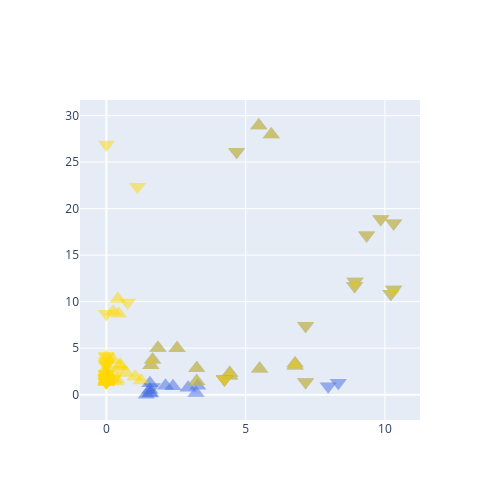

The code cell stored with this chart in its notebook:
### Code cell
# import plotly.express as px
# import plotly.graph_objects as go
# # fig, ax = plt.subplots(figsize=(2,2))
# alpha = 0.5
# fig1 = px.scatter(pos_enrichr[pos_enrichr.issig_idiv == True], x = '-log10(Adjusted P-value)_idiv', y = '-log10(Adjusted P-value)_tdiv', 
#                 opacity = alpha,  hover_data=['Term', 'nGenesTerm_idiv'],color_discrete_sequence=[c_i], width = 500 , height=500).update_traces(marker_symbol="triangle-up")

# fig2 = px.scatter(pos_enrichr[pos_enrichr.issig_tdiv == True], x = '-log10(Adjusted P-value)_idiv', y = '-log10(Adjusted P-value)_tdiv', 
#                 opacity = alpha,  hover_data=['Term', 'nGenesTerm_tdiv'], color_discrete_sequence=[c_t],
#                 width = 500 , height=500).update_traces(marker_symbol="triangle-up")

# fig3 = px.scatter(neg_enrichr[neg_enrichr.issig_idiv == True], x = '-log10(Adjusted P-value)_idiv', y = '-log10(Adjusted P-value)_tdiv', 
#                 opacity = alpha,  hover_data=['Term', 'nGenesTerm_idiv'], color_discrete_sequence=[c_i], 
#                 width = 500 , height=500).update_traces(marker_symbol="triangle-down")


# fig4 = px.scatter(neg_enrichr[neg_enrichr.issig_tdiv == True], x = '-log10(Adjusted P-value)_idiv', y = '-log10(Adjusted P-value)_tdiv', 
#                 opacity = alpha,  hover_data=['Term', 'nGenesTerm_tdiv'], color_discrete_sequence=[c_t],
#                 width = 500 , height=500).update_traces(marker_symbol="triangle-down")


# go.Figure(data=fig1.data + fig2.data + fig3.data + fig4.data).update_layout(width=500, height=500).update_traces(marker=dict(size=15))

### Figure 1 — Plotly figure (JSON) as saved in the notebook; plotly's stock layout.template omitted (floating-point values rounded to 4 significant figures)
{"data": [{"customdata": [["Chromatin Organization (GO:0006325)", 32], ["Chromatin Remodeling (GO:0006338)", 30], ["DNA Damage Response (GO:0006974)", 29], ["Double-Strand Break Repair (GO:0006302)", 15], ["Heterochromatin Formation (GO:0031507)", 10], ["Negative Regulation of DNA-templated Transcription (GO:0045892)", 46], ["Negative Regulation of Gene Expression (GO:0010629)", 23], ["Positive Regulation of DNA Repair (GO:0045739)", 10], ["Positive Regulation of DNA-templated Transcription (GO:0045893)", 72], ["Positive Regulation of Transcription by RNA Polymerase II (GO:0045944)", 53], ["Protein Ubiquitination (GO:0016567)", 25], ["RNA Export From Nucleus (GO:0006405)", 11], ["RNA Processing (GO:0006396)", 20], ["RNA Splicing (GO:0008380)", 10], ["RNA Splicing, via Transesterification Reactions With Bulged Adenosine as Nucleophile (GO:0000377)", 16], ["Regulation of DNA-templated Transcription (GO:0006355)", 103], ["Regulation of Gene Expression (GO:0010468)", 62], ["Regulation of RNA Biosynthetic Process (GO:2001141)", 28], ["Regulation of RNA Splicing (GO:0043484)", 11], ["Regulation of Transcription by RNA Polymerase II (GO:0006357)", 107], ["mRNA Metabolic Process (GO:0016071)", 13], ["mRNA Processing (GO:0006397)", 23], ["mRNA Splicing, via Spliceosome (GO:0000398)", 20]], "hovertemplate": "-log10(Adjusted P-value)_idiv=%{x}<br>-log10(Adjusted P-value)_tdiv=%{y}<br>Term=%{customdata[0]}<br>nGenesTerm_idiv=%{customdata[1]}<extra></extra>", "legendgroup": "", "marker": {"color": "royalblue", "opacity": 0.5, "size": 15, "symbol": "triangle-up"}, "mode": "markers", "name": "", "orientation": "v", "showlegend": false, "type": "scatter", "x": [6.775, 6.775, 2.538, 1.598, 3.283, 1.659, 1.562, 1.434, 5.501, 3.245, 2.123, 3.218, 1.562, 1.562, 2.389, 5.472, 4.428, 1.851, 1.585, 5.92, 2.935, 4.428, 3.243], "xaxis": "x", "y": [3.354, 3.102, 4.992, 3.156, 0.964, 3.738, 0.5111, 1.877e-06, 2.782, 2.843, 0.9625, 0.1716, 1.225, 0.1322, 0.9129, 28.94, 2.324, 5.024, 0.2035, 27.96, 0.7296, 2.038, 1.432], "yaxis": "y"}, {"customdata": [["Chromatin Organization (GO:0006325)", 67], ["Chromatin Remodeling (GO:0006338)", 60], ["Cilium Assembly (GO:0060271)", 69], ["Cilium Organization (GO:0044782)", 69], ["DNA Damage Response (GO:0006974)", 95], ["DNA Metabolic Process (GO:0006259)", 65], ["DNA Repair (GO:0006281)", 66], ["DNA-templated DNA Replication Maintenance of Fidelity (GO:0045005)", 15], ["Double-Strand Break Repair (GO:0006302)", 46], ["Double-Strand Break Repair via Homologous Recombination (GO:0000724)", 31], ["Double-Strand Break Repair via Nonhomologous End Joining (GO:0006303)", 16], ["Epigenetic Regulation of Gene Expression (GO:0040029)", 18], ["Glycerophospholipid Biosynthetic Process (GO:0046474)", 28], ["Negative Regulation of DNA-templated Transcription (GO:0045892)", 168], ["Negative Regulation of Gene Expression, Epigenetic (GO:0045814)", 30], ["Negative Regulation of Smoothened Signaling Pathway (GO:0045879)", 10], ["Negative Regulation of Telomere Maintenance via Telomere Lengthening (GO:1904357)", 11], ["Negative Regulation of Transcription by RNA Polymerase II (GO:0000122)", 125], ["Non-Motile Cilium Assembly (GO:1905515)", 13], ["Organelle Assembly (GO:0070925)", 74], ["Phosphatidylinositol Dephosphorylation (GO:0046856)", 10], ["Phosphatidylinositol Metabolic Process (GO:0046488)", 21], ["Phosphorylation (GO:0016310)", 61], ["Plasma Membrane Bounded Cell Projection Assembly (GO:0120031)", 75], ["Positive Regulation of DNA-templated Transcription (GO:0045893)", 206], ["Positive Regulation of Transcription by RNA Polymerase II (GO:0045944)", 165], ["Protein Localization to Chromosome (GO:0034502)", 15], ["Protein Phosphorylation (GO:0006468)", 74], ["Protein Sumoylation (GO:0016925)", 15], ["RNA Biosynthetic Process (GO:0032774)", 32], ["Recombinational Repair (GO:0000725)", 27], ["Regulation of DNA-templated Transcription (GO:0006355)", 438], ["Regulation of Gene Expression (GO:0010468)", 180], ["Regulation of RNA Biosynthetic Process (GO:2001141)", 99], ["Regulation of Smoothened Signaling Pathway (GO:0008589)", 19], ["Regulation of Transcription by RNA Polymerase II (GO:0006357)", 442], ["Regulatory ncRNA-mediated Gene Silencing (GO:0031047)", 14], ["Regulatory ncRNA-mediated Post-Transcriptional Gene Silencing (GO:0035194)", 12], ["mRNA Processing (GO:0006397)", 49], ["mRNA Splicing, via Spliceosome (GO:0000398)", 44], ["mRNA Transcription (GO:0009299)", 15], ["mRNA Transcription by RNA Polymerase II (GO:0042789)", 14], ["miRNA-mediated Post-Transcriptional Gene Silencing (GO:0035195)", 12]], "hovertemplate": "-log10(Adjusted P-value)_idiv=%{x}<br>-log10(Adjusted P-value)_tdiv=%{y}<br>Term=%{customdata[0]}<br>nGenesTerm_tdiv=%{customdata[1]}<extra></extra>", "legendgroup": "", "marker": {"color": "gold", "opacity": 0.5, "size": 15, "symbol": "triangle-up"}, "mode": "markers", "name": "", "orientation": "v", "showlegend": false, "type": "scatter", "x": [6.775, 6.775, 0.2424, 0.4125, 2.538, 0.7181, 0.4936, 0.0, 1.598, 1.033, 0.0, 0.0, 0.0, 1.659, 0.0, 0.0, 0.0, 0.4936, NaN, 0.2329, 0.0, 0.0, 0.324, 0.4407, 5.501, 3.245, 0.0, 0.3696, 0.0, 0.0, 1.244, 5.472, 4.428, 1.851, 0.0, 5.92, 0.0, 0.0, 4.428, 3.243, 0.0, 0.0, 0.0], "xaxis": "x", "y": [3.354, 3.102, 8.921, 10.29, 4.992, 2.324, 3.045, 1.706, 3.156, 1.925, 1.508, 1.498, 1.327, 3.738, 4.036, 1.498, 1.44, 3.226, 1.607, 3.738, 2.509, 1.979, 1.403, 8.7, 2.782, 2.843, 1.322, 1.618, 1.508, 1.508, 1.508, 28.94, 2.324, 5.024, 2.815, 27.96, 1.508, 2.324, 2.038, 1.432, 1.598, 1.706, 1.788], "yaxis": "y"}, {"customdata": [["Aerobic Electron Transport Chain (GO:0019646)", 25], ["Aerobic Respiration (GO:0009060)", 24], ["Cellular Respiration (GO:0045333)", 28], ["Mitochondrial ATP Synthesis Coupled Electron Transport (GO:0042775)", 26], ["Mitochondrial Electron Transport, NADH to Ubiquinone (GO:0006120)", 18], ["Mitochondrial Gene Expression (GO:0140053)", 28], ["Mitochondrial Respiratory Chain Complex Assembly (GO:0033108)", 24], ["Mitochondrial Respiratory Chain Complex I Assembly (GO:0032981)", 13], ["Mitochondrial Translation (GO:0032543)", 28], ["NADH Dehydrogenase Complex Assembly (GO:0010257)", 13], ["Oxidative Phosphorylation (GO:0006119)", 21], ["Protein Targeting to Mitochondrion (GO:0006626)", 13], ["Proton Motive Force-Driven ATP Synthesis (GO:0015986)", 21], ["Proton Motive Force-Driven Mitochondrial ATP Synthesis (GO:0042776)", 21], ["Translation (GO:0006412)", 38]], "hovertemplate": "-log10(Adjusted P-value)_idiv=%{x}<br>-log10(Adjusted P-value)_tdiv=%{y}<br>Term=%{customdata[0]}<br>nGenesTerm_idiv=%{customdata[1]}<extra></extra>", "legendgroup": "", "marker": {"color": "royalblue", "opacity": 0.5, "size": 15, "symbol": "triangle-down"}, "mode": "markers", "name": "", "orientation": "v", "showlegend": false, "type": "scatter", "x": [9.851, 7.152, 9.343, 10.31, 8.911, 7.963, 7.152, 4.239, 8.325, 4.239, 8.927, 1.645, 10.21, 10.31, 4.676], "xaxis": "x", "y": [18.87, 7.392, 17.13, 18.43, 11.69, 0.8899, 1.367, 1.643, 1.272, 1.643, 12.17, 0.8116, 10.84, 11.3, 26.11], "yaxis": "y"}, {"customdata": [["Acetylcholine Receptor Signaling Pathway (GO:0095500)", 14], ["Aerobic Electron Transport Chain (GO:0019646)", 45], ["Aerobic Respiration (GO:0009060)", 37], ["Anterograde Trans-Synaptic Signaling (GO:0098916)", 49], ["Binding of Sperm to Zona Pellucida (GO:0007339)", 11], ["Cellular Respiration (GO:0045333)", 51], ["Chemical Synaptic Transmission (GO:0007268)", 67], ["Chloride Transmembrane Transport (GO:1902476)", 22], ["Cilium Movement (GO:0003341)", 20], ["Cytoplasmic Translation (GO:0002181)", 68], ["Cytoplasmic Translational Initiation (GO:0002183)", 14], ["Energy Derivation by Oxidation of Organic Compounds (GO:0015980)", 19], ["GPCR Sgnlng Pway, Coupled to Cyclic Nucleotide Second Messenger (GO:0007187)", 16], ["Gamma-Aminobutyric Acid Signaling Pathway (GO:0007214)", 11], ["Gene Expression (GO:0010467)", 114], ["Inorganic Cation Import Across Plasma Membrane (GO:0098659)", 31], ["Inorganic Cation Transmembrane Transport (GO:0098662)", 82], ["Macromolecule Biosynthetic Process (GO:0009059)", 91], ["Male Meiotic Nuclear Division (GO:0007140)", 16], ["Metal Ion Transport (GO:0030001)", 48], ["Mitochondrial ATP Synthesis Coupled Electron Transport (GO:0042775)", 45], ["Mitochondrial Electron Transport, NADH to Ubiquinone (GO:0006120)", 27], ["Mitochondrial Respiratory Chain Complex Assembly (GO:0033108)", 25], ["Mitochondrial Respiratory Chain Complex I Assembly (GO:0032981)", 15], ["Monoatomic Anion Transmembrane Transport (GO:0098656)", 24], ["Monoatomic Cation Transmembrane Transport (GO:0098655)", 81], ["Monoatomic Ion Transport (GO:0006811)", 35], ["NADH Dehydrogenase Complex Assembly (GO:0010257)", 15], ["Oxidative Phosphorylation (GO:0006119)", 33], ["Potassium Ion Transmembrane Transport (GO:0071805)", 40], ["Potassium Ion Transport (GO:0006813)", 35], ["Protein Insertion Into ER Membrane (GO:0045048)", 15], ["Protein Metabolic Process (GO:0019538)", 168], ["Proton Motive Force-Driven ATP Synthesis (GO:0015986)", 29], ["Proton Motive Force-Driven Mitochondrial ATP Synthesis (GO:0042776)", 29], ["Ribonucleoprotein Complex Biogenesis (GO:0022613)", 34], ["Ribosome Assembly (GO:0042255)", 15], ["Sensory Perception of Light Stimulus (GO:0050953)", 26], ["Sensory Perception of Mechanical Stimulus (GO:0050954)", 28], ["Sensory Perception of Sound (GO:0007605)", 30], ["Sperm-Egg Recognition (GO:0035036)", 13], ["Steroid Metabolic Process (GO:0008202)", 30], ["Translation (GO:0006412)", 106]], "hovertemplate": "-log10(Adjusted P-value)_idiv=%{x}<br>-log10(Adjusted P-value)_tdiv=%{y}<br>Term=%{customdata[0]}<br>nGenesTerm_tdiv=%{customdata[1]}<extra></extra>", "legendgroup": "", "marker": {"color": "gold", "opacity": 0.5, "size": 15, "symbol": "triangle-down"}, "mode": "markers", "name": "", "orientation": "v", "showlegend": false, "type": "scatter", "x": [0.0, 9.851, 7.152, 1.982e-06, 0.0, 9.343, 0.4447, 0.0, 0.0, 0.0, NaN, 0.0, 0.0, 0.0, 1.982e-06, 0.0, 1.982e-06, 1.114, 0.0, 1.982e-06, 10.31, 8.911, 7.152, 4.239, 0.0, 1.982e-06, 1.982e-06, 4.239, 8.927, 1.982e-06, 1.982e-06, 0.0, 0.7604, 10.21, 10.31, 0.0, 0.0, 0.2525, 0.0, 0.0, 0.0, 0.0, 4.676], "xaxis": "x", "y": [1.367, 18.87, 7.392, 1.807, 2.227, 17.13, 2.666, 1.325, 1.811, 26.9, 1.367, 3.349, 1.645, 1.591, 8.682, 2.223, 4.172, 22.34, 2.096, 1.645, 18.43, 11.69, 1.367, 1.643, 1.367, 4.036, 3.094, 1.643, 12.17, 3.24, 1.877, 3.619, 9.898, 10.84, 11.3, 1.452, 1.394, 1.671, 1.544, 1.784, 1.594, 1.394, 26.11], "yaxis": "y"}], "layout": {"height": 500, "width": 500}}
